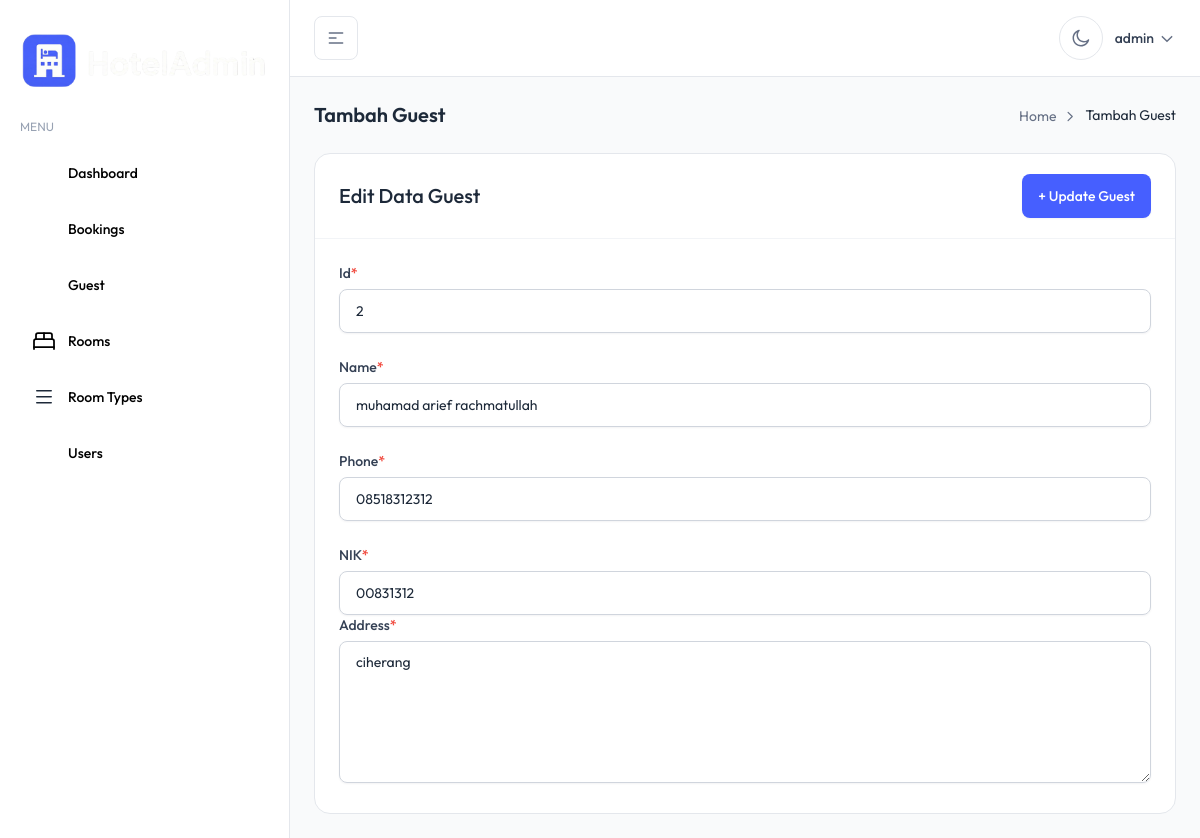
The app's page /guest/edit-guest.php?id=2 (signed in) with its own data.
### tables this page shows
CREATE TABLE `guest` (
  `id` int(11) NOT NULL,
  `name` varchar(150) NOT NULL,
  `phone` varchar(15) NOT NULL,
  `nik` varchar(50) DEFAULT NULL,
  `address` text NOT NULL
);

### config/function.php (called while the page is built, shortened)
<?php
function getData($sql){
    global $koneksi;
    $result = mysqli_query($koneksi, $sql);
    $rows = [];
    while ($row = mysqli_fetch_assoc($result)){
        $rows[] = $row;
    }
    return $rows;
}
?>

### guest/edit-guest.php (the view, shortened to what this page needs)
<?php
require_once '../config/config.php';
require_once '../config/function.php';
include_once '../template/header.php';
include_once '../template/sidebar.php';
include_once '../template/navbar.php';
$id = $_GET['id'];
$sqlEdit = "SELECT * FROM guest WHERE id = $id";
$guest = getData($sqlEdit)[0];
?>
<main>
    <div class="mx-auto max-w-(--breakpoint-2xl) p-4 md:p-6">
        <div x-data="{ pageName: `Tambah Guest`}">
            <?php require_once '../template/partials/breadcrumb.php'; ?>
        </div>
        <div class="rounded-2xl border border-gray-200 bg-white dark:border-gray-800 dark:bg-white/[0.03]">
            <form action="" method="post">
                <div class="flex justify-between items-center px-5 py-4 sm:px-6 sm:py-5">
                    <h3 class="text-xl font-medium text-gray-800 dark:text-white/90">
                        Edit Data Guest
                    </h3>
                    <div class="flex gap-2">
                        <button type="submit" name="update"
                            class="inline-flex items-center gap-2 px-4 py-3 text-sm font-medium text-white transition rounded-lg bg-brand-500 shadow-theme-xs hover:bg-brand-600">
                            + Update Guest
                        </button>
                    </div>
                </div>
                <div class="space-y-6 border-t border-gray-100 p-5 sm:p-6 dark:border-gray-800">
                    <div>
                        <label class="mb-1.5 block text-sm font-medium text-gray-700 dark:text-gray-400">
                            Id<span class="text-error-500">*</span>
                        </label>
                        <input type="text" name="id" value="<?= $guest['id'] ?>" readonly
                            class="dark:bg-dark-900 shadow-theme-xs focus:border-brand-300 focus:ring-brand-500/10 dark:focus:border-brand-800 h-11 w-full rounded-lg border border-gray-300 bg-transparent px-4 py-2.5 text-sm text-gray-800 focus:ring-3 focus:outline-hidden dark:border-gray-700 dark:bg-gray-900 dark:text-white/90" />
                    </div>
                    <div>
                        <label class="mb-1.5 block text-sm font-medium text-gray-700 dark:text-gray-400">
                            Name<span class="text-error-500">*</span>
                        </label>
                        <input type="text" name="name" value="<?= $guest['name'] ?>"
                            class="dark:bg-dark-900 shadow-theme-xs focus:border-brand-300 focus:ring-brand-500/10 dark:focus:border-brand-800 h-11 w-full rounded-lg border border-gray-300 bg-transparent px-4 py-2.5 text-sm text-gray-800 focus:ring-3 focus:outline-hidden dark:border-gray-700 dark:bg-gray-900 dark:text-white/90" />
                    </div>
                    <div>
                        <label class="mb-1.5 block text-sm font-medium text-gray-700 dark:text-gray-400">
                            Phone<span class="text-error-500">*</span>
                        </label>
                        <input type="text" name="phone" value="<?= $guest['phone'] ?>"
                            class="dark:bg-dark-900 shadow-theme-xs focus:border-brand-300 focus:ring-brand-500/10 dark:focus:border-brand-800 h-11 w-full rounded-lg border border-gray-300 bg-transparent px-4 py-2.5 text-sm text-gray-800 focus:ring-3 focus:outline-hidden dark:border-gray-700 dark:bg-gray-900 dark:text-white/90" />
                    </div>
                    <div>
                        <div>
                            <label class="mb-1.5 block text-sm font-medium text-gray-700 dark:text-gray-400">
                                NIK<span class="text-error-500">*</span>
                            </label>
                            <input name="nik" type="text" oninput="validateNumericInput(this)"
                                value="<?= $guest['nik'] ?>"
                                class="dark:bg-dark-900 shadow-theme-xs focus:border-brand-300 focus:ring-brand-500/10 dark:focus:border-brand-800 h-11 w-full rounded-lg border border-gray-300 bg-transparent px-4 py-2.5 text-sm text-gray-800 focus:ring-3 focus:outline-hidden dark:border-gray-700 dark:bg-gray-900 dark:text-white/90 " />
                        </div>
                        <div>
                            <div>
                                <label class="mb-1.5 block text-sm font-medium text-gray-700 dark:text-gray-400">
                                    Address<span class="text-error-500">*</span>
                                </label>
                                <textarea name="address" rows="6"
                                    class="dark:bg-dark-900 shadow-theme-xs focus:border-brand-300 focus:ring-brand-500/10 dark:focus:border-brand-800 w-full rounded-lg border border-gray-300 bg-transparent px-4 py-2.5 text-sm text-gray-800 focus:ring-3 focus:outline-hidden dark:border-gray-700 dark:bg-gray-900 dark:text-white/90"><?= $guest['address'] ?></textarea>
                            </div>
                        </div>
                    </div>
                </div>
            </form>
        </div>
    </div>
</main>
<?php include_once '../template/footer.php'; ?>

### records on screen
guest: id "2", name "muhamad arief rachmatullah", phone "08518312312", nik "00831312", address "ciherang"

### other values on screen
$_SESSION['ssUserHotel'] "admin"
